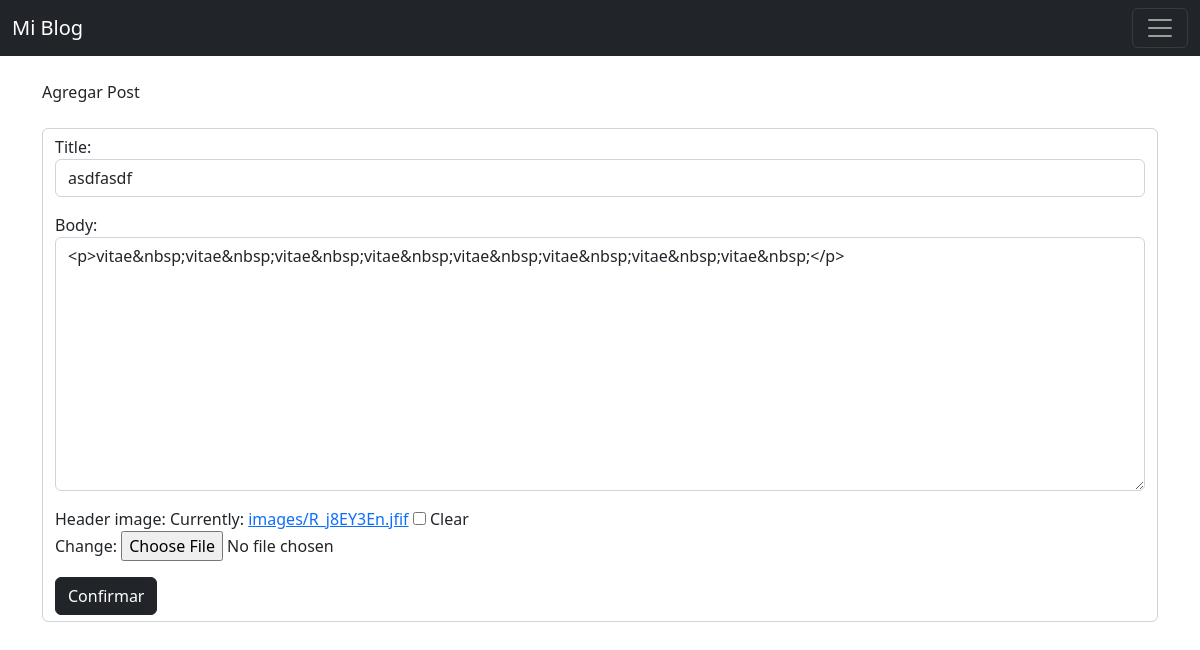
The page /post/edit/3/ (signed in) on the database its author committed.
### postRecepies/models.py (models this page shows, shortened)
class Post(models.Model):
    title = models.CharField(max_length=255)
    body =   RichTextField(blank=True, null=True)
    author = models.ForeignKey(User, on_delete=models.CASCADE)
    date_post = models.DateField(auto_now_add=True)
    header_image = models.ImageField(upload_to='images/', blank=True, null=True)

### postRecepies/views.py (the view)
# urls.py: path('post/edit/<int:pk>/', PostUpdateView.as_view(), name='editar_receta'),
class PostUpdateView(UpdateView):
    model =      Post
    form_class = PostForm
    template_name = "editar_receta.html"

### postRecepies/forms.py
class PostForm(forms.ModelForm):
    class Meta:
        model =  Post
        fields = ('title','author','body','header_image')
        widgets = {
            'title': forms.TextInput(attrs={'class':'form-control'}),
            'author': forms.TextInput(attrs={'class':'form-control','value':'','id':'author', 'type':'hidden'}),
            'body'  : forms.Textarea(attrs={'class':'form-control','label':'Instrucciones'}),
                  }

### postRecepies/templates/editar_receta.html (shortened to what this page needs)
{% extends 'father.html' %}
{% block content %}
    <h1>Agregar Post</h1>
<br/><br/>
{% if user.is_authenticated and user.id == post.author.id %}
<div class="form-control">
    <form method="POST">
        {{ form.as_p }}
        <button class="btn btn-dark" type="submit">Confirmar</button>
</div>
{% else %}
Estos no son los androides que estas buscando
{% endif %}
{% endblock  %}

### rows shown on the page
Post: title "asdfasdf", body "<p>vitae&nbsp;vitae&nbsp;vitae&nbsp;vitae&nbsp;vitae&nbsp;vitae&nbsp;vitae&nbsp;vitae&nbsp;</p>"
